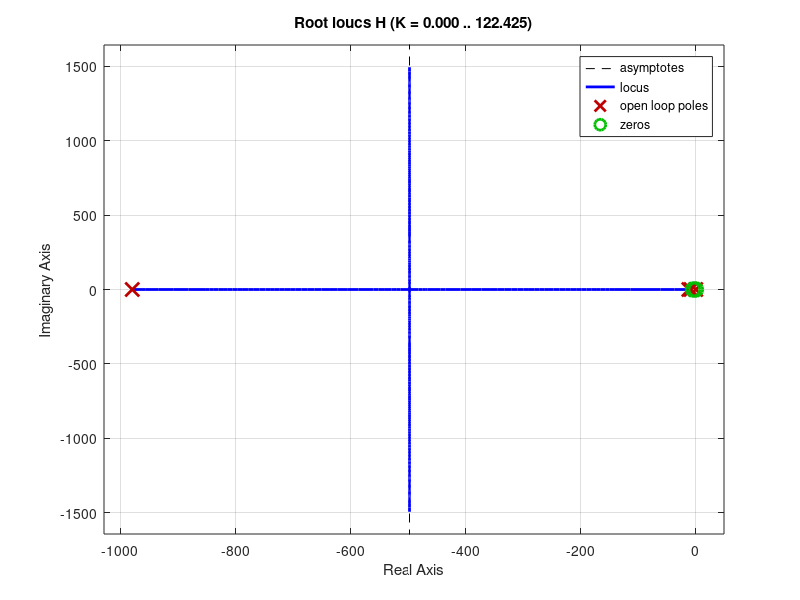
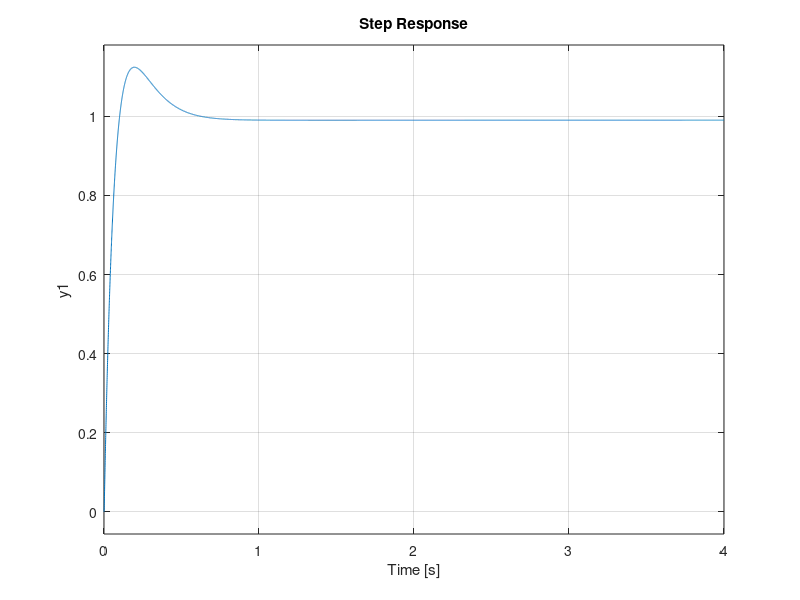

The MATLAB source for these figures, in order: (Note: this script raises an error after producing the figures.)
close all;
P = tf(1, [1 .2 1]);
s = tf('s');
Kp = 100; tau = .001;

causal_s = s/(tau*s + 1);

Ki = 1 / causal_s;
Kd = 20 * causal_s;
C = Kp + Kd + Ki; %
H = feedback(C*P, 1)
figure()
rlocus(H)
figure()
step(H)
stepinfo(H, 'SettlingTimeThreshold', .01)
1 - dcgain(H)
figure()
% margin(C*P)